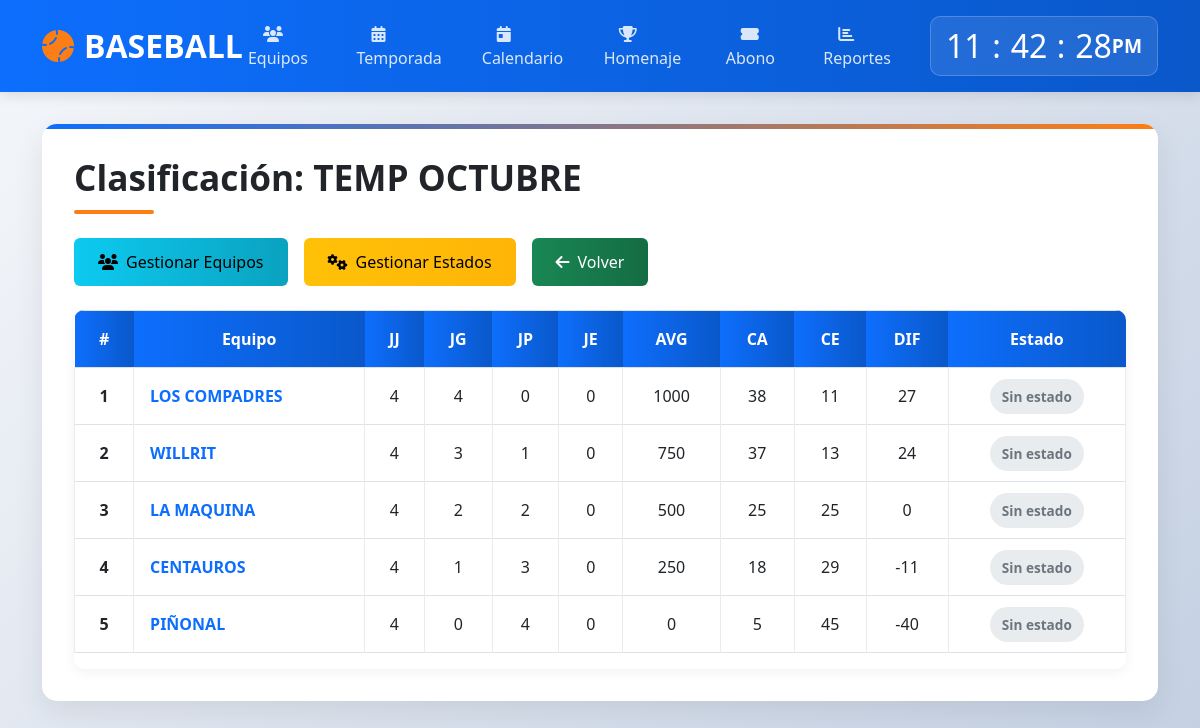
Before: /modulos/juego/list.php?id=20&cat=D with the older database file.
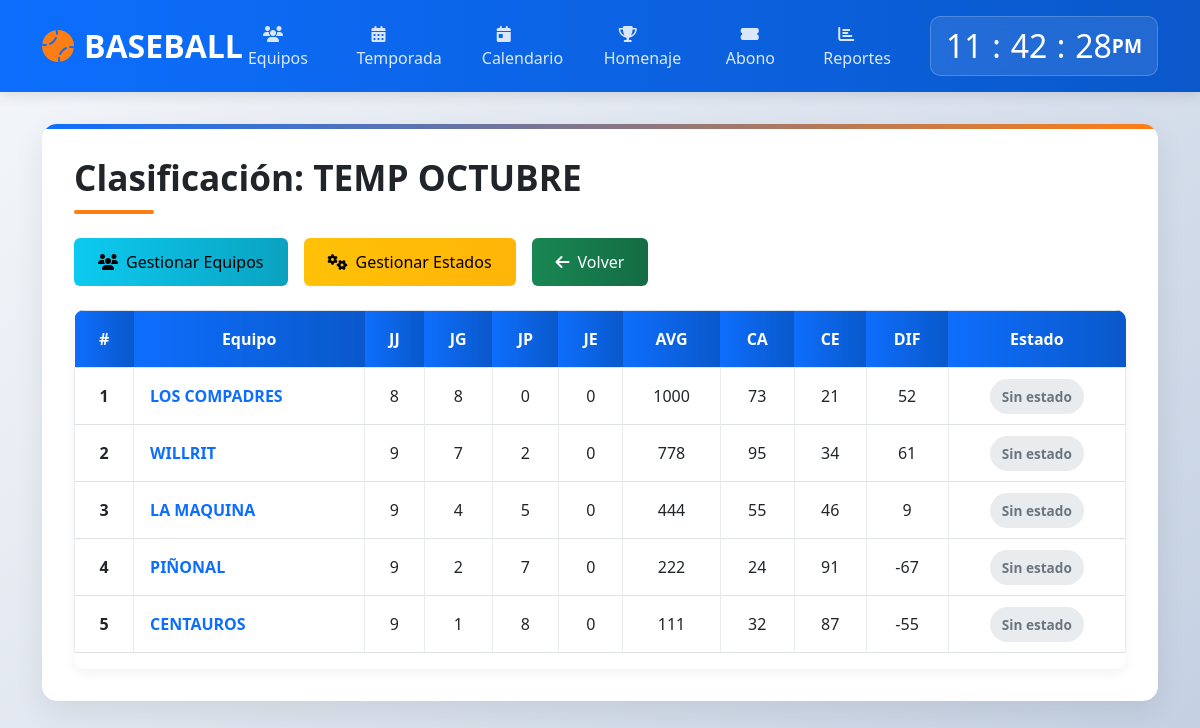
After: the same page with the newer database file.
### tables this page shows
CREATE TABLE `tab_clasf` (
  `id_tab` int(100) NOT NULL,
  `id_temp` int(100) NOT NULL,
  `id_team` int(100) NOT NULL,
  `name_team` varchar(50) NOT NULL,
  `categoria` varchar(1) NOT NULL,
  `jj` int(100) DEFAULT NULL,
  `jg` int(100) DEFAULT NULL,
  `jp` int(100) DEFAULT NULL,
  `je` int(100) DEFAULT NULL,
  `avg` int(10) DEFAULT NULL,
  `ca` int(100) DEFAULT NULL,
  `ce` int(100) DEFAULT NULL,
  `dif` int(100) DEFAULT NULL
);

### modulos/juego/list.php (the view, shortened to what the changed rows need)
<?php
$con = conectar();
$id = filter_var($_REQUEST['id'] ?? 0, FILTER_SANITIZE_NUMBER_INT);
$cat = filter_var($_REQUEST['cat'] ?? '', FILTER_SANITIZE_STRING);
$revisar = "SELECT temporada.*, tab_clasf.* FROM temporada
            INNER JOIN tab_clasf ON temporada.id_temp = tab_clasf.id_temp
            WHERE tab_clasf.id_temp = ? AND temporada.categoria LIKE CONCAT('%', ?, '%')";
$stmt = mysqli_prepare($con, $revisar);
mysqli_stmt_bind_param($stmt, "is", $id, $cat);
mysqli_stmt_execute($stmt);
$result = mysqli_stmt_get_result($stmt);
$data = mysqli_fetch_array($result);
?>
<!DOCTYPE html>
<html lang="es">
<head>
    <link href="https://cdn.jsdelivr.net/npm/bootstrap@5.3.0/dist/css/bootstrap.min.css" rel="stylesheet">
    <link rel="stylesheet" href="https://cdnjs.cloudflare.com/ajax/libs/font-awesome/6.4.0/css/all.min.css">
</head>
<body>
    <header class="header">
        <div class="container">
            <div class="d-flex justify-content-between align-items-center">
                <div class="clock-container">
                    <div class="clock">
                        <h2 id="hour">00</h2><h2 class="dot">:</h2>
                        <h2 id="minute">00</h2><h2 class="dot">:</h2>
                        <h2 id="seconds">00</h2><span id="ampm">AM</span>
                    </div>
                </div>
            </div>
        </div>
    </header>
    <main class="main-content">
        <div class="container">
            <div class="content-container">
                <h1 class="page-title">Clasificación: <?php echo htmlspecialchars($data['name_temp'] ?? 'Temporada'); ?></h1>
                <div class="table-container">
                    <table class="table table-hover table-bordered">
                        <thead>
                            <tr>
                                <th>#</th>
                                <th>Equipo</th>
                                <th>JJ</th>
                                <th>JG</th>
                                <th>JP</th>
                                <th>JE</th>
                                <th>AVG</th>
                                <th>CA</th>
                                <th>CE</th>
                                <th>DIF</th>
                                <th>Estado</th>
                            </tr>
                        </thead>
                        <tbody>
                            <?php
                            $revisar = "SELECT t.*, e.estado
                                        FROM tab_clasf t
                                        LEFT JOIN equipo_estados e ON t.id_tab = e.id_tab AND t.id_temp = e.id_temp
                                        WHERE t.id_temp = ? AND t.categoria LIKE CONCAT('%', ?, '%')
                                        ORDER BY t.jg DESC, t.avg DESC";
                            $stmt = mysqli_prepare($con, $revisar);
                            mysqli_stmt_bind_param($stmt, "is", $id, $cat);
                            mysqli_stmt_execute($stmt);
                            $result = mysqli_stmt_get_result($stmt);
                            $num = mysqli_num_rows($result);
                            if ($num >= 1) {
                                $counter = 1;
                                while ($bdata = mysqli_fetch_array($result)) {
                                    $estado_badge = "";
                                    if ($bdata['estado'] == 'C') {
                                        $estado_badge = '<span class="badge-estado badge-clasificado">Clasificado</span>';
                                    } elseif ($bdata['estado'] == 'E') {
                                        $estado_badge = '<span class="badge-estado badge-eliminado">Eliminado</span>';
                                    } elseif ($bdata['estado'] == 'R') {
                                        $estado_badge = '<span class="badge-estado badge-retirado">Retirado</span>';
                                    } elseif ($bdata['estado'] == 'G') {
                                        $estado_badge = '<span class="badge-estado badge-ganador">Ganador</span>';
                                    } else {
                                        $estado_badge = '<span class="badge-estado" style="background:#e9ecef; color:#6c757d;">Sin estado</span>';
                                    }
                            ?>
                            <tr>
                                <td class="text-center fw-bold"><?php echo $counter; ?></td>
                                <td>
                                    <a href="../entradas/entradas.php?id=<?php echo $bdata['id_tab'] ?>" class="team-link">
                                        <?php echo htmlspecialchars($bdata['name_team']); ?>
                                    </a>
                                </td>
                                <td class="text-center"><?php echo $bdata['jj']; ?></td>
                                <td class="text-center"><?php echo $bdata['jg']; ?></td>
                                <td class="text-center"><?php echo $bdata['jp']; ?></td>
                                <td class="text-center"><?php echo $bdata['je']; ?></td>
                                <td class="text-center"><?php echo $bdata['avg']; ?></td>
                                <td class="text-center"><?php echo $bdata['ca']; ?></td>
                                <td class="text-center"><?php echo $bdata['ce']; ?></td>
                                <td class="text-center"><?php echo $bdata['dif']; ?></td>
                                <td class="text-center"><?php echo $estado_badge; ?></td>
                            </tr>
                            <?php
                                    $counter++;
                                }
                            } ?>
                        </tbody>
                    </table>
                </div>
            </div>
        </div>
    </main>
</body>
</html>

Changed rows visible on the page:
changed tab_clasf "LOS COMPADRES": jj "4" → "8"; jg "4" → "8"; ca "38" → "73"; ce "11" → "21"; dif "27" → "52"
changed tab_clasf "WILLRIT": jj "4" → "9"; jg "3" → "7"; jp "1" → "2"; avg "750" → "778"; ca "37" → "95"; ce "13" → "34"; dif "24" → "61"
changed tab_clasf "LA MAQUINA": jj "4" → "9"; jg "2" → "4"; jp "2" → "5"; avg "500" → "444"; ca "25" → "55"; ce "25" → "46"; dif "0" → "9"
changed tab_clasf "PIÑONAL": jj "4" → "9"; jg "0" → "2"; jp "4" → "7"; avg "0" → "222"; ca "5" → "24"; ce "45" → "91"; dif "-40" → "-67"; moves up the list
changed tab_clasf "CENTAUROS": jj "4" → "9"; jp "3" → "8"; avg "250" → "111"; ca "18" → "32"; ce "29" → "87"; dif "-11" → "-55"
